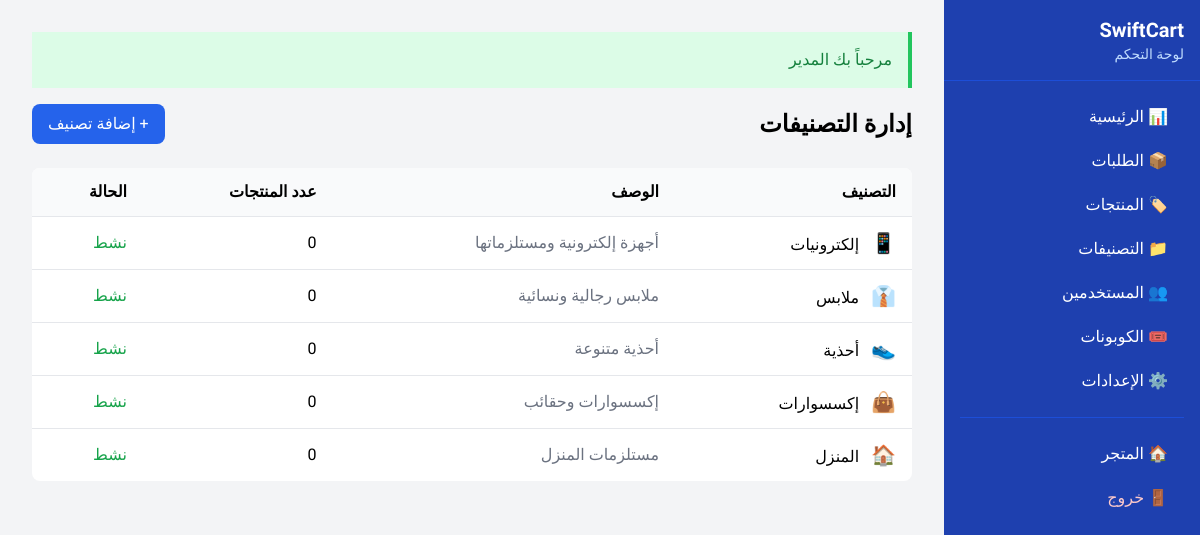
The app's page /admin/categories (signed in) with its own data.
### tables this page shows
CREATE TABLE IF NOT EXISTS `categories` (
    `id` INT UNSIGNED AUTO_INCREMENT PRIMARY KEY,
    `name` VARCHAR(100) NOT NULL,
    `slug` VARCHAR(100) NOT NULL UNIQUE,
    `description` TEXT NULL,
    `image` VARCHAR(255) NULL,
    `icon` VARCHAR(50) NULL,
    `parent_id` INT UNSIGNED NULL,
    `sort_order` INT DEFAULT 0,
    `is_active` TINYINT(1) DEFAULT 1,
    `created_at` TIMESTAMP DEFAULT CURRENT_TIMESTAMP,
    `updated_at` TIMESTAMP DEFAULT CURRENT_TIMESTAMP ON UPDATE CURRENT_TIMESTAMP,
    FOREIGN KEY (`parent_id`) REFERENCES `categories`(`id`) ON DELETE SET NULL,
    INDEX `idx_slug` (`slug`),
    INDEX `idx_parent` (`parent_id`)
);

### controllers/AdminController.php (called while the page is built, shortened)
<?php
require_once BASEPATH . '/models/Category.php';
class AdminController extends Controller
{
    private Category $categoryModel;
    public function __construct()
    {
        $this->categoryModel = new Category();
    }
    public function categories(): void
    {
        $categories = $this->categoryModel->getTree();
        $this->view('admin/categories', [
            'title' => 'إدارة التصنيفات',
            'categories' => $categories
        ], 'admin');
    }
}

### index.php (called while the page is built, shortened)
<?php
require_once BASEPATH . '/config/config.php';
require_once BASEPATH . '/config/database.php';
require_once BASEPATH . '/core/Controller.php';
require_once BASEPATH . '/core/View.php';
require_once BASEPATH . '/core/Router.php';
$router = new Router();
try {
    $router->dispatch();
} catch (Exception $e) {
    error_log('Application Error: ' . $e->getMessage() . ' in ' . $e->getFile() . ':' . $e->getLine());
    if (DEBUG_MODE) {
        echo '<div style="background:#fef2f2;border:1px solid #ef4444;padding:20px;margin:20px;border-radius:8px;font-family:Tajawal,sans-serif;direction:rtl;">';
        echo '<h2 style="color:#dc2626;margin:0 0 10px;">❌ خطأ في التطبيق</h2>';
        echo '<p><strong>الرسالة:</strong> ' . htmlspecialchars($e->getMessage()) . '</p>';
        echo '<p><strong>الملف:</strong> ' . htmlspecialchars($e->getFile()) . ':' . $e->getLine() . '</p>';
        echo '<pre style="background:#1f2937;color:#f3f4f6;padding:15px;border-radius:4px;overflow-x:auto;font-size:12px;">';
        echo htmlspecialchars($e->getTraceAsString());
        echo '</pre></div>';
    } else {
        http_response_code(500);
        require_once BASEPATH . '/views/errors/500.php';
    }
}

### config/database.php (called while the page is built, shortened)
<?php
require_once __DIR__ . '/config.php';
class Database {
    private static ?Database $instance = null;
    private ?PDO $conn = null;
    private int $maxRetries = 3;
    private function connect(): void {
        $retries = 0;
        while ($retries < $this->maxRetries) {
            try {
                $dsn = sprintf(
                    "mysql:host=%s;dbname=%s;charset=%s",
                    DB_HOST,
                    DB_NAME,
                    DB_CHARSET
                );
                $options = [
                    PDO::ATTR_ERRMODE => PDO::ERRMODE_EXCEPTION,
                    PDO::ATTR_DEFAULT_FETCH_MODE => PDO::FETCH_ASSOC,
                    PDO::ATTR_EMULATE_PREPARES => false,
                    PDO::MYSQL_ATTR_INIT_COMMAND => "SET NAMES " . DB_CHARSET,
                    PDO::ATTR_PERSISTENT => false,
                ];
                $this->conn = new PDO($dsn, DB_USER, DB_PASS, $options);
                return;
            } catch (PDOException $e) {
                $retries++;
                if ($retries >= $this->maxRetries) {
                    if (defined('DEBUG_MODE') && DEBUG_MODE) {
                        http_response_code(500);
                        die(json_encode([
                            'success' => false,
                            'message' => 'خطأ في الاتصال بقاعدة البيانات',
                            'error' => $e->getMessage()
                        ], JSON_UNESCAPED_UNICODE));
                    } else {
                        error_log("Database connection failed: " . $e->getMessage());
                        http_response_code(500);
                        die(json_encode([
                            'success' => false,
                            'message' => 'خطأ في الخادم. يرجى المحاولة لاحقاً.'
                        ], JSON_UNESCAPED_UNICODE));
                    }
                }
                usleep(100000 * $retries);
            }
        }
    }
    public static function getInstance(): Database {
        if (self::$instance === null) {
            self::$instance = new self();
        }
        return self::$instance;
    }
    public function getConnection(): PDO {
        return $this->conn;
    }
}
function db(): PDO {
    return Database::getInstance()->getConnection();
}

### models/Category.php (called while the page is built, shortened)
<?php
require_once __DIR__ . '/../config/database.php';
class Category {
    private string $table = 'categories';
    private PDO $db;
    public function __construct() {
        $this->db = db();
    }
    public function getAll(bool $activeOnly = true): array {
        try {
            $sql = "SELECT * FROM {$this->table}";
            if ($activeOnly) {
                $sql .= " WHERE is_active = 1";
            }
            $sql .= " ORDER BY sort_order ASC, name ASC";
            $stmt = $this->db->prepare($sql);
            $stmt->execute();
            return $stmt->fetchAll();
        } catch (PDOException $e) {
            return [];
        }
    }
    public function getTree(): array {
        try {
            $allCategories = $this->getAll();
            return $this->buildTree($allCategories);
        } catch (Exception $e) {
            return [];
        }
    }
    private function buildTree(array $categories, ?int $parentId = null): array {
        $tree = [];
        foreach ($categories as $category) {
            if ($category['parent_id'] == $parentId) {
                $children = $this->buildTree($categories, $category['id']);
                $tree[] = $category;
            }
        }
        return $tree;
    }
}

### config/config.php (called while the page is built, shortened)
<?php
function url(string $path = ''): string {
    return rtrim(BASE_URL, '/') . '/' . ltrim($path, '/');
}

### views/admin/categories.php (the view, shortened to what this page needs)
<div class="flex justify-between items-center mb-6">
    <h1 class="text-2xl font-bold">إدارة التصنيفات</h1>
    <button onclick="document.getElementById('addModal').classList.remove('hidden')"
            class="bg-blue-600 text-white px-4 py-2 rounded-lg hover:bg-blue-700">
        + إضافة تصنيف
    </button>
</div>
<div class="bg-white rounded-lg overflow-hidden">
    <table class="w-full">
        <thead class="bg-gray-50">
            <tr>
                <th class="text-right px-4 py-3">التصنيف</th>
                <th class="text-right px-4 py-3">الوصف</th>
                <th class="text-right px-4 py-3">عدد المنتجات</th>
                <th class="text-right px-4 py-3">الحالة</th>
            </tr>
        </thead>
        <tbody>
            <?php
            function renderCategory($cat, $level = 0) {
            ?>
            <tr class="border-t hover:bg-gray-50">
                <td class="px-4 py-3">
                    <span class="text-xl ml-2"><?= $cat['icon'] ?? '📦' ?></span>
                    <?= htmlspecialchars($cat['name']) ?>
                </td>
                <td class="px-4 py-3 text-gray-500"><?= htmlspecialchars($cat['description'] ?? '-') ?></td>
                <td class="px-4 py-3"><?= $cat['product_count'] ?? 0 ?></td>
                <td class="px-4 py-3">
                    <?php if ($cat['is_active']): ?>
                    <span class="text-green-600">نشط</span>
                    <?php else: ?>
                    <span class="text-red-600">معطل</span>
                    <?php endif; ?>
                </td>
            </tr>
            <?php
            }
            foreach ($categories as $cat) {
                renderCategory($cat);
            }
            ?>
        </tbody>
    </table>
</div>

### core/Router.php (shortened to what this page needs)
<?php
class Router
{
    private array $routes = [];
    private string $prefix = '';
    private array $middleware = [];
    public function group(string $prefix, callable $callback, array $middleware = []): self
    {
        $previousPrefix = $this->prefix;
        $previousMiddleware = $this->middleware;
        $this->prefix = $previousPrefix . $prefix;
        $this->middleware = array_merge($previousMiddleware, $middleware);
        $this->prefix = $previousPrefix;
        $this->middleware = $previousMiddleware;
        return $this;
    }
    private function addRoute(string $method, string $path, string $handler, array $middleware = []): void
    {
        $fullPath = $this->prefix . $path;
        $allMiddleware = array_merge($this->middleware, $middleware);
        $this->routes[] = [
            'method' => $method,
            'path' => $fullPath,
            'handler' => $handler,
            'middleware' => $allMiddleware,
            'pattern' => $this->pathToPattern($fullPath)
        ];
    }
    private function pathToPattern(string $path): string
    {
        $pattern = preg_replace('/\{([a-zA-Z_]+)\}/', '(?P<$1>[^/]+)', $path);
        return '#^' . $pattern . '$#';
    }
    public function dispatch(): void
    {
        $method = $_SERVER['REQUEST_METHOD'];
        $uri = $this->getUri();
        foreach ($this->routes as $route) {
            if ($route['method'] !== $method) {
                continue;
            }
            if (preg_match($route['pattern'], $uri, $matches)) {
                $params = array_filter($matches, 'is_string', ARRAY_FILTER_USE_KEY);
                $this->runHandler($route['handler'], $params);
                return;
            }
        }
    }
    private function getUri(): string
    {
        $uri = $_SERVER['REQUEST_URI'] ?? '/';
        $uri = parse_url($uri, PHP_URL_PATH);
        $basePath = rtrim(BASE_URL, '/');
        if (!empty($basePath) && strpos($uri, $basePath) === 0) {
            $uri = substr($uri, strlen($basePath));
        }
        return $uri ?: '/';
    }
    private function runHandler(string $handler, array $params = []): void
    {
        [$controllerName, $method] = explode('@', $handler);
        $controller = new $controllerName();
        call_user_func_array([$controller, $method], $params);
    }
}

### core/Controller.php (shortened to what this page needs)
<?php
abstract class Controller
{
    protected function view(string $view, array $data = [], string $layout = 'main'): void
    {
        extract($data);
        $viewFile = BASEPATH . '/views/' . str_replace('.', '/', $view) . '.php';
        require $viewFile;
        $content = ob_get_clean();
        if ($layout) {
            $layoutFile = BASEPATH . '/views/layouts/' . $layout . '.php';
            if (file_exists($layoutFile)) {
                require $layoutFile;
                return;
            }
        }
    }
}

### views/layouts/admin.php (shortened to what this page needs)
<!DOCTYPE html>
<html lang="ar" dir="rtl">
<head>
    <script src="https://cdn.tailwindcss.com"></script>
</head>
<body class="bg-gray-100">
    <div class="flex min-h-screen">
        <aside class="w-64 bg-blue-800 text-white fixed h-full">
            <div class="p-4 border-b border-blue-700">
                <h1 class="text-xl font-bold"><?= APP_NAME ?></h1>
                <p class="text-blue-200 text-sm">لوحة التحكم</p>
            </div>
            <nav class="p-4">
                <a href="<?= url('admin') ?>" class="block py-2 px-4 rounded hover:bg-blue-700 mb-1">📊 الرئيسية</a>
                <a href="<?= url('admin/orders') ?>" class="block py-2 px-4 rounded hover:bg-blue-700 mb-1">📦 الطلبات</a>
                <a href="<?= url('admin/products') ?>" class="block py-2 px-4 rounded hover:bg-blue-700 mb-1">🏷️ المنتجات</a>
                <a href="<?= url('admin/categories') ?>" class="block py-2 px-4 rounded hover:bg-blue-700 mb-1">📁 التصنيفات</a>
                <a href="<?= url('admin/users') ?>" class="block py-2 px-4 rounded hover:bg-blue-700 mb-1">👥 المستخدمين</a>
                <a href="<?= url('admin/coupons') ?>" class="block py-2 px-4 rounded hover:bg-blue-700 mb-1">🎟️ الكوبونات</a>
                <a href="<?= url('admin/settings') ?>" class="block py-2 px-4 rounded hover:bg-blue-700 mb-1">⚙️ الإعدادات</a>
                <hr class="my-4 border-blue-700">
                <a href="<?= url('/') ?>" class="block py-2 px-4 rounded hover:bg-blue-700 mb-1">🏠 المتجر</a>
                <a href="<?= url('logout') ?>" class="block py-2 px-4 rounded hover:bg-red-600 text-red-200">🚪 خروج</a>
            </nav>
        </aside>
        <main class="flex-1 mr-64 p-8">
            <?php View::flash(); ?>
            <?= $content ?>
        </main>
    </div>
</body>
</html>

### core/View.php (shortened to what this page needs)
<?php
class View
{
    public static function escape(string $text): string
    {
        return htmlspecialchars($text, ENT_QUOTES, 'UTF-8');
    }
    public static function flash(): void
    {
        if (isset($_SESSION['flash'])) {
            $flash = $_SESSION['flash'];
            $type = $flash['type'];
            $message = $flash['message'];
            $colors = [
                'success' => 'bg-green-100 border-green-500 text-green-700',
                'error' => 'bg-red-100 border-red-500 text-red-700',
                'warning' => 'bg-yellow-100 border-yellow-500 text-yellow-700',
                'info' => 'bg-blue-100 border-blue-500 text-blue-700',
            ];
            $color = $colors[$type] ?? $colors['info'];
            echo "<div class=\"border-r-4 p-4 mb-4 {$color}\" role=\"alert\">";
            echo "<p>" . self::escape($message) . "</p>";
            echo "</div>";
        }
    }
}

### views/layouts/admin.php (style rules this page uses)
body { font-family: 'Tajawal', sans-serif; }

### records on screen
categories: icon "📱", name "إلكترونيات", description "أجهزة إلكترونية ومستلزماتها", product_count "0", is_active "نشط"
categories: icon "👔", name "ملابس", description "ملابس رجالية ونسائية", product_count "0", is_active "نشط"
categories: icon "👟", name "أحذية", description "أحذية متنوعة", product_count "0", is_active "نشط"
categories: icon "👜", name "إكسسوارات", description "إكسسوارات وحقائب", product_count "0", is_active "نشط"
categories: icon "🏠", name "المنزل", description "مستلزمات المنزل", product_count "0", is_active "نشط"
